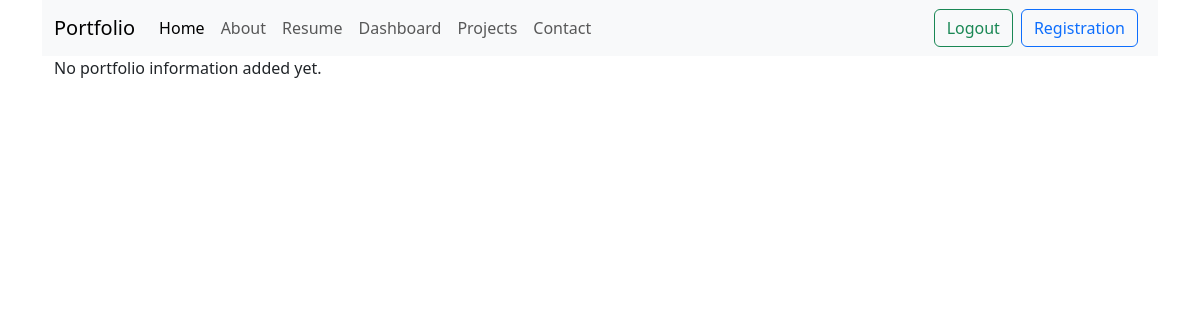
Before: /dashboard/ with the older database file.
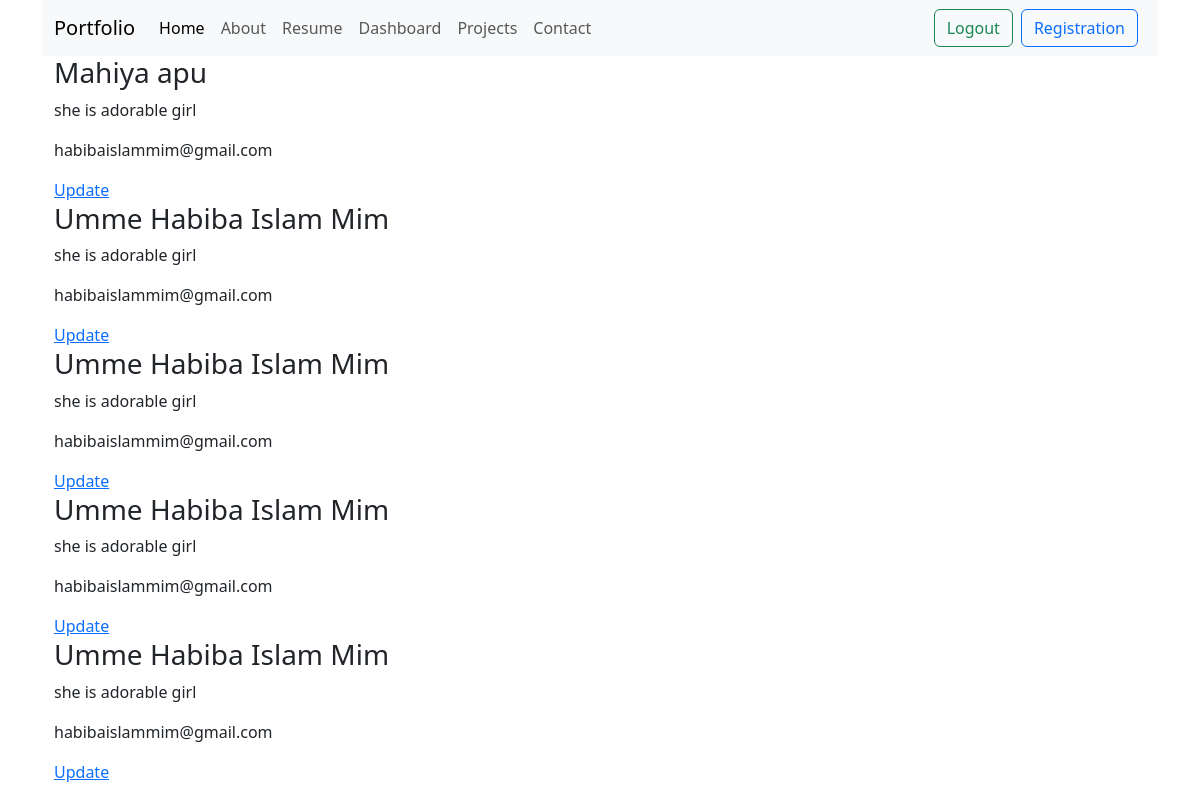
After: the same page with the newer database file.
### Portfolio/models.py (models this page shows, shortened)
class Portfolio(models.Model):
    name=models.CharField(max_length=200)
    bio=models.CharField(max_length=200)
    email=models.CharField(max_length=25)
    phone=models.CharField(max_length=20)
    location=models.CharField(max_length=100)
    skills=models.CharField(max_length=200)
    projects=models.CharField(max_length=200)

### Portfolio/views.py (the view)
# urls.py: path('dashboard/', dashboard, name='dashboard'),
def dashboard(request):
    portfolio=Portfolio.objects.all()
    return render(request ,'dashboard.html',{
        'portfolio':portfolio
    })

### templates/dashboard.html
{% extends 'base.html' %}
{% block content %}
<div class="container">
    {% for item in portfolio %}
    <h3>{{ item.name }}</h3>
    <p>{{ item.bio }}</p>
    <p>{{ item.email }}</p>
    <a href="{% url 'updateinfo' item.id %}">Update</a>
{% empty %}
    <p>No portfolio information added yet.</p>
{% endfor %}
</div>
{% endblock content %}

### templates/base.html (shortened to what this page needs)
<!doctype html>
{% load static %}
<html lang="en">
<head>
    <link href="https://cdn.jsdelivr.net/npm/bootstrap@5.3.8/dist/css/bootstrap.min.css" rel="stylesheet"
>
</head>
<body>
    <div class="container">
         {% include "navbar.html"  %}
         {% block content %}{% endblock content %}
    </div>
</body>
</html>

### templates/navbar.html (shortened to what this page needs)
<nav class="navbar navbar-expand-lg bg-body-tertiary">
  <div class="container-fluid  center">
    <a class="navbar-brand text-bold" href="/">Portfolio</a>
    <div class="collapse navbar-collapse" id="navbarNav">
      <ul class="navbar-nav">
        <li class="nav-item">
          <a class="nav-link active" aria-current="page" href="#">Home</a>
        </li>
        <li class="nav-item">
          <a class="nav-link" href="{% url  'about' %}">About</a>
        </li>
        <li class="nav-item">
          <a class="nav-link" href="{% url  'resume' %}">Resume</a>
        </li>
        <li class="nav-item">
          <a class="nav-link" href="{% url 'dashboard' %}">Dashboard</a>
        </li>
        <li class="nav-item">
          <a class="nav-link" href="/">Projects</a>
        </li>
        <li class="nav-item">
          <a class="nav-link" href="{% url 'contact' %}">Contact</a>
        </li>
      </ul>
    </div>
   <a href="{% url 'logout' %}">
    <button type="button" class="btn btn-outline-success">Logout</button></a>
    <br>
    <a href="{% url 'registration' %}">
      <button type="button" class="btn mx-2 btn-outline-primary">Registration</button>
    </a>
  </div>
</nav>

Changed rows visible on the page:
added Portfolio: name "Mahiya apu", bio "she is adorable girl", email "habibaislammim@gmail.com"
added Portfolio: name "Umme Habiba Islam Mim", bio "she is adorable girl", email "habibaislammim@gmail.com"
added Portfolio: name "Umme Habiba Islam Mim", bio "she is adorable girl", email "habibaislammim@gmail.com"
added Portfolio: name "Umme Habiba Islam Mim", bio "she is adorable girl", email "habibaislammim@gmail.com"
added Portfolio: name "Umme Habiba Islam Mim", bio "she is adorable girl", email "habibaislammim@gmail.com"
Other visible differences:
text no longer shown: "No portfolio information added yet."
